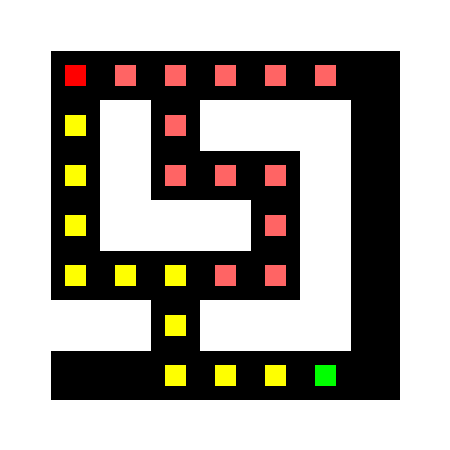

The Python source for this figure:
import sys

class Node():
    def __init__(self, state, parent, action):
        self.state = state
        self.parent = parent
        self.action = action

class StackFrontier():
    def __init__(self):
        self.frontier = []
    
    def add(self, node):
        self.frontier.append(node)

    def contains_state(self, state):
        return any(node.state == state for node in self.frontier)

    def empty(self):
        return len(self.frontier) == 0

    def remove(self):
        if self.empty():
            raise Exception("Empty frontier")
        else:
            node = self.frontier[-1]
            self.frontier = self.frontier[:-1]
            return node

class QueueFrontier(StackFrontier):

    def remove(self):
        if self.empty():
            raise Exception("Empty frontier")
        else:
            node = self.frontier[0]
            self.frontier = self.frontier[1:]
            return node

class GreedyFrontier():
    def __init__(self, goal):
        self.frontier = []
        self.goal = goal

    def add(self, node):
        self.frontier.append(node)

    def contains_state(self, state):
        return any(node.state == state for node in self.frontier)

    def empty(self):
        return len(self.frontier) == 0

    def remove(self):
        if self.empty():
            raise Exception("Empty frontier")
        else:
            min = 0
            for i in range(len(self.frontier)):
                if self.distance(self.frontier[i]) < self.distance(self.frontier[min]):
                    min = i
            node = self.frontier[min]
            self.frontier = self.frontier[:min] + self.frontier[min+1:]
            return node

    def distance(self, node):
        x1, y1 = node.state
        x2, y2 = self.goal
        return abs(x1 - x2) + abs(y1 - y2)

class AStarFrontier():
    def __init__(self, goal):
        self.frontier = []
        self.goal = goal
        self.start = None

    def add(self, node):
        self.frontier.append(node)

        if self.start is None:
            self.start = node

    def contains_state(self, state):
        return any(node.state == state for node in self.frontier)

    def empty(self):
        return len(self.frontier) == 0

    def remove(self):
        if self.empty():
            raise Exception("Empty frontier")
        else:
            min = 0
            for i in range(len(self.frontier)):
                if self.distance(self.frontier[i]) < self.distance(self.frontier[min]):
                    min = i
            node = self.frontier[min]
            self.frontier = self.frontier[:min] + self.frontier[min+1:]
            return node

    def distance(self, node):
        x1, y1 = node.state
        x2, y2 = self.goal
        return abs(x1 - x2) + abs(y1 - y2) + self.cost(node)
    
    def cost(self, node):
        cost = 0
        while node.parent is not self.start and node.parent is not None:
            cost += 1
            node = node.parent
        return cost

class Maze():
    def __init__(self, filename):
        # Read file and set height and width of maze
        with open(filename) as f:
            contents = f.read()

        # Validate start and goal
        if contents.count("A") != 1:
            raise Exception("Maze must have exactly one start point.")
        if contents.count("B") != 1:
            raise Exception("Maze must have exactly one goal.")

        # Determine height and width of maze
        contents = contents.splitlines()
        self.height = len(contents)
        self.width = max(len(line) for line in contents)

        # Keep track of walls
        self.walls = []
        for i in range(self.height):
            row = []
            for j in range(self.width):
                try:
                    if contents[i][j] == "A":
                        self.start = (i, j)
                        row.append(False)
                    elif contents[i][j] == "B":
                        self.goal = (i, j)
                        row.append(False)
                    elif contents[i][j] == " ":
                        row.append(False)
                    else:
                        row.append(True)
                except IndexError:
                    row.append(False)
            self.walls.append(row)

        self.solution = None

    def print(self):
        solution = self.solution[1] if self.solution is not None else None
        print()
        for i, row in enumerate(self.walls):
            for j, col in enumerate(row):
                if col:
                    print("█", end="")
                elif (i, j) == self.start:
                    print("A", end="")
                elif (i, j) == self.goal:
                    print("B", end="")
                elif solution is not None and (i, j) in solution:
                    print("*", end="")
                else:
                    print(" ", end="")
            print()
        print()

    def neighbors(self, state):
        row, col = state

        # All possible actions
        candidates = [
            ("up", (row - 1, col)),
            ("down", (row + 1, col)),
            ("left", (row, col - 1)),
            ("right", (row, col + 1))
        ]

        # Ensure actions are valid
        result = []
        for action, (r, c) in candidates:
            try:
                if not self.walls[r][c]:
                    result.append((action, (r, c)))
            except IndexError:
                continue
        return result

    def solve(self, algorithm):
        """Finds a solution to maze, if one exists."""

        # Keep track of number of states explored
        self.num_explored = 0

        # Initialize frontier to just the starting position
        start = Node(state=self.start, parent=None, action=None)

        if algorithm == "dfs":
            frontier = StackFrontier()
        elif algorithm == "bfs":
            frontier = QueueFrontier()
        elif algorithm == "greedy":
            frontier = GreedyFrontier(self.goal)
        elif algorithm == "astar":
            frontier = AStarFrontier(self.goal)
        
        frontier.add(start)

        # Initialize an empty explored set
        self.explored = set()

        # Keep looping until solution found
        while True:
            # If nothing left in frontier, then no path
            if frontier.empty():
                raise Exception("No solution")

            # Choose a node from the frontier
            node = frontier.remove()
            self.num_explored += 1

            # If node is the goal, then we have a solution
            if node.state == self.goal:
                actions = []
                cells = []

                # Follow parent nodes to find solution
                while node.parent is not None:
                    actions.append(node.action)
                    cells.append(node.state)
                    node = node.parent
                actions.reverse()
                cells.reverse()
                self.solution = (actions, cells)
                return

            # Mark node as explored
            self.explored.add(node.state)

            # Add neighbors to frontier
            for action, state in self.neighbors(node.state):
                if not frontier.contains_state(state) and state not in self.explored:
                    child = Node(state=state, parent=node, action=action)
                    frontier.add(child)

    def output_image(self, filename, show_solution=True, show_explored=False):
        """Outputs an image of the maze, coloring start, goal, solution, and explored cells."""
        from PIL import Image, ImageDraw

        # Colors
        white = (255, 255, 255)
        black = (0, 0, 0)
        red = (255, 0, 0)
        green = (0, 255, 0)
        lightred = (255, 100, 100)
        yellow = (255, 255, 0)

        # Create a new image with a black background
        img = Image.new("RGB", (self.width * 50, self.height * 50), black)
        draw = ImageDraw.Draw(img)

        # Draw grid
        for i in range(self.width):
            for j in range(self.height):
                if self.walls[j][i]:
                    draw.rectangle(((i * 50, j * 50), ((i + 1) * 50, (j + 1) * 50)), fill=white)

        # Draw explored cells
        if show_explored:
            for cell in self.explored:
                draw.rectangle(((cell[1] * 50 + 15, cell[0] * 50 + 15), (cell[1] * 50 + 35, cell[0] * 50 + 35)), fill=lightred)

        # Draw solution path
        if show_solution and self.solution is not None:
            for cell in self.solution[1]:
                draw.rectangle(((cell[1] * 50 + 15, cell[0] * 50 + 15), (cell[1] * 50 + 35, cell[0] * 50 + 35)), fill=yellow)

        # Draw start and goal
        draw.rectangle(((self.start[1] * 50 + 15, self.start[0] * 50 + 15), (self.start[1] * 50 + 35, self.start[0] * 50 + 35)), fill=red)
        draw.rectangle(((self.goal[1] * 50 + 15, self.goal[0] * 50 + 15), (self.goal[1] * 50 + 35, self.goal[0] * 50 + 35)), fill=green)

        # Save the image at folder where the code is
        img.save(filename)

if __name__ == "__main__":
    # Ensure proper usage
    if len(sys.argv) != 2:
        sys.exit("Usage: python maze.py maze.txt; Make sure you are in the same folder as the code")

    # Get maze
    maze = Maze(sys.argv[1])

    # Maze preview
    maze.print()

    # Solve maze
    print("Solving maze...")
    maze.solve("astar")
    print(f"States Explored: {maze.num_explored}")

    # Output maze
    maze.print()
    maze.output_image("maze.png", show_explored=True)